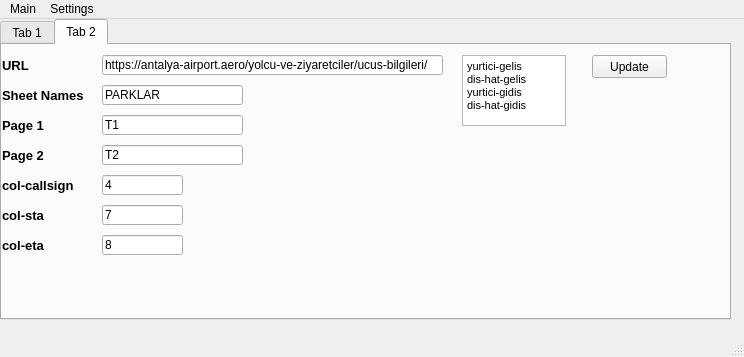
<?xml version="1.0" encoding="UTF-8"?>
<ui version="4.0">
 <class>MainWindow</class>
 <widget class="QMainWindow" name="MainWindow">
  <property name="geometry">
   <rect>
    <x>0</x>
    <y>0</y>
    <width>744</width>
    <height>357</height>
   </rect>
  </property>
  <property name="sizePolicy">
   <sizepolicy hsizetype="Fixed" vsizetype="Fixed">
    <horstretch>0</horstretch>
    <verstretch>0</verstretch>
   </sizepolicy>
  </property>
  <property name="windowTitle">
   <string>rmp</string>
  </property>
  <property name="windowOpacity">
   <double>1.000000000000000</double>
  </property>
  <property name="tabShape">
   <enum>QTabWidget::Rounded</enum>
  </property>
  <widget class="QWidget" name="centralwidget">
   <widget class="QTabWidget" name="tabWidget">
    <property name="geometry">
     <rect>
      <x>0</x>
      <y>0</y>
      <width>731</width>
      <height>301</height>
     </rect>
    </property>
    <property name="currentIndex">
     <number>1</number>
    </property>
    <widget class="QWidget" name="tab">
     <attribute name="title">
      <string>Tab 1</string>
     </attribute>
     <widget class="QPushButton" name="btn_scrape">
      <property name="geometry">
       <rect>
        <x>90</x>
        <y>10</y>
        <width>81</width>
        <height>41</height>
       </rect>
      </property>
      <property name="cursor">
       <cursorShape>PointingHandCursor</cursorShape>
      </property>
      <property name="text">
       <string>Start</string>
      </property>
     </widget>
     <widget class="QPushButton" name="btn_stop1">
      <property name="geometry">
       <rect>
        <x>200</x>
        <y>10</y>
        <width>91</width>
        <height>41</height>
       </rect>
      </property>
      <property name="text">
       <string>Stop</string>
      </property>
     </widget>
    </widget>
    <widget class="QWidget" name="tab_2">
     <attribute name="title">
      <string>Tab 2</string>
     </attribute>
     <widget class="QLabel" name="label">
      <property name="geometry">
       <rect>
        <x>0</x>
        <y>10</y>
        <width>41</width>
        <height>21</height>
       </rect>
      </property>
      <property name="font">
       <font>
        <pointsize>10</pointsize>
        <weight>75</weight>
        <bold>true</bold>
       </font>
      </property>
      <property name="text">
       <string>URL</string>
      </property>
     </widget>
     <widget class="QLineEdit" name="text1">
      <property name="geometry">
       <rect>
        <x>100</x>
        <y>10</y>
        <width>341</width>
        <height>20</height>
       </rect>
      </property>
      <property name="text">
       <string>https://antalya-airport.aero/yolcu-ve-ziyaretciler/ucus-bilgileri/</string>
      </property>
     </widget>
     <widget class="QPushButton" name="btn_update">
      <property name="geometry">
       <rect>
        <x>590</x>
        <y>10</y>
        <width>75</width>
        <height>23</height>
       </rect>
      </property>
      <property name="cursor">
       <cursorShape>PointingHandCursor</cursorShape>
      </property>
      <property name="text">
       <string>Update</string>
      </property>
     </widget>
     <widget class="QLabel" name="label_2">
      <property name="geometry">
       <rect>
        <x>0</x>
        <y>40</y>
        <width>91</width>
        <height>21</height>
       </rect>
      </property>
      <property name="font">
       <font>
        <pointsize>10</pointsize>
        <weight>75</weight>
        <bold>true</bold>
       </font>
      </property>
      <property name="text">
       <string>Sheet Names</string>
      </property>
     </widget>
     <widget class="QLabel" name="label_3">
      <property name="geometry">
       <rect>
        <x>0</x>
        <y>70</y>
        <width>81</width>
        <height>21</height>
       </rect>
      </property>
      <property name="font">
       <font>
        <pointsize>10</pointsize>
        <weight>75</weight>
        <bold>true</bold>
       </font>
      </property>
      <property name="text">
       <string>Page 1</string>
      </property>
     </widget>
     <widget class="QLabel" name="label_4">
      <property name="geometry">
       <rect>
        <x>0</x>
        <y>100</y>
        <width>51</width>
        <height>21</height>
       </rect>
      </property>
      <property name="font">
       <font>
        <pointsize>10</pointsize>
        <weight>75</weight>
        <bold>true</bold>
       </font>
      </property>
      <property name="text">
       <string>Page 2</string>
      </property>
     </widget>
     <widget class="QLineEdit" name="lineEdit">
      <property name="geometry">
       <rect>
        <x>100</x>
        <y>40</y>
        <width>141</width>
        <height>20</height>
       </rect>
      </property>
      <property name="text">
       <string>PARKLAR</string>
      </property>
     </widget>
     <widget class="QLineEdit" name="lineEdit_2">
      <property name="geometry">
       <rect>
        <x>100</x>
        <y>70</y>
        <width>141</width>
        <height>20</height>
       </rect>
      </property>
      <property name="text">
       <string>T1</string>
      </property>
     </widget>
     <widget class="QLineEdit" name="lineEdit_3">
      <property name="geometry">
       <rect>
        <x>100</x>
        <y>100</y>
        <width>141</width>
        <height>20</height>
       </rect>
      </property>
      <property name="text">
       <string>T2</string>
      </property>
     </widget>
     <widget class="QLineEdit" name="lineEdit_4">
      <property name="geometry">
       <rect>
        <x>100</x>
        <y>130</y>
        <width>81</width>
        <height>20</height>
       </rect>
      </property>
      <property name="text">
       <string>4</string>
      </property>
     </widget>
     <widget class="QLineEdit" name="lineEdit_5">
      <property name="geometry">
       <rect>
        <x>100</x>
        <y>160</y>
        <width>81</width>
        <height>20</height>
       </rect>
      </property>
      <property name="text">
       <string>7</string>
      </property>
     </widget>
     <widget class="QLineEdit" name="lineEdit_6">
      <property name="geometry">
       <rect>
        <x>100</x>
        <y>190</y>
        <width>81</width>
        <height>20</height>
       </rect>
      </property>
      <property name="text">
       <string>8</string>
      </property>
     </widget>
     <widget class="QLabel" name="label_5">
      <property name="geometry">
       <rect>
        <x>0</x>
        <y>130</y>
        <width>81</width>
        <height>21</height>
       </rect>
      </property>
      <property name="font">
       <font>
        <pointsize>10</pointsize>
        <weight>75</weight>
        <bold>true</bold>
       </font>
      </property>
      <property name="text">
       <string>col-callsign</string>
      </property>
     </widget>
     <widget class="QLabel" name="label_6">
      <property name="geometry">
       <rect>
        <x>0</x>
        <y>160</y>
        <width>51</width>
        <height>21</height>
       </rect>
      </property>
      <property name="font">
       <font>
        <pointsize>10</pointsize>
        <weight>75</weight>
        <bold>true</bold>
       </font>
      </property>
      <property name="text">
       <string>col-sta</string>
      </property>
     </widget>
     <widget class="QLabel" name="label_7">
      <property name="geometry">
       <rect>
        <x>0</x>
        <y>190</y>
        <width>51</width>
        <height>21</height>
       </rect>
      </property>
      <property name="font">
       <font>
        <pointsize>10</pointsize>
        <weight>75</weight>
        <bold>true</bold>
       </font>
      </property>
      <property name="text">
       <string>col-eta</string>
      </property>
     </widget>
     <widget class="QTextEdit" name="textEdit">
      <property name="geometry">
       <rect>
        <x>460</x>
        <y>10</y>
        <width>104</width>
        <height>71</height>
       </rect>
      </property>
      <property name="html">
       <string>&lt;!DOCTYPE HTML PUBLIC &quot;-//W3C//DTD HTML 4.0//EN&quot; &quot;http://www.w3.org/TR/REC-html40/strict.dtd&quot;&gt;
&lt;html&gt;&lt;head&gt;&lt;meta name=&quot;qrichtext&quot; content=&quot;1&quot; /&gt;&lt;style type=&quot;text/css&quot;&gt;
p, li { white-space: pre-wrap; }
&lt;/style&gt;&lt;/head&gt;&lt;body style=&quot; font-family:'MS Shell Dlg 2'; font-size:8.25pt; font-weight:400; font-style:normal;&quot;&gt;
&lt;p style=&quot; margin-top:0px; margin-bottom:0px; margin-left:0px; margin-right:0px; -qt-block-indent:0; text-indent:0px;&quot;&gt;yurtici-gelis&lt;/p&gt;
&lt;p style=&quot; margin-top:0px; margin-bottom:0px; margin-left:0px; margin-right:0px; -qt-block-indent:0; text-indent:0px;&quot;&gt;dis-hat-gelis&lt;/p&gt;
&lt;p style=&quot; margin-top:0px; margin-bottom:0px; margin-left:0px; margin-right:0px; -qt-block-indent:0; text-indent:0px;&quot;&gt;yurtici-gidis&lt;/p&gt;
&lt;p style=&quot; margin-top:0px; margin-bottom:0px; margin-left:0px; margin-right:0px; -qt-block-indent:0; text-indent:0px;&quot;&gt;dis-hat-gidis&lt;/p&gt;&lt;/body&gt;&lt;/html&gt;</string>
      </property>
     </widget>
    </widget>
   </widget>
  </widget>
  <widget class="QMenuBar" name="menubar">
   <property name="geometry">
    <rect>
     <x>0</x>
     <y>0</y>
     <width>744</width>
     <height>21</height>
    </rect>
   </property>
   <widget class="QMenu" name="menuMain">
    <property name="title">
     <string>Main</string>
    </property>
    <addaction name="separator"/>
   </widget>
   <widget class="QMenu" name="menuSettings">
    <property name="title">
     <string>Settings</string>
    </property>
   </widget>
   <addaction name="menuMain"/>
   <addaction name="menuSettings"/>
  </widget>
  <widget class="QStatusBar" name="statusbar"/>
 </widget>
 <resources/>
 <connections/>
</ui>
